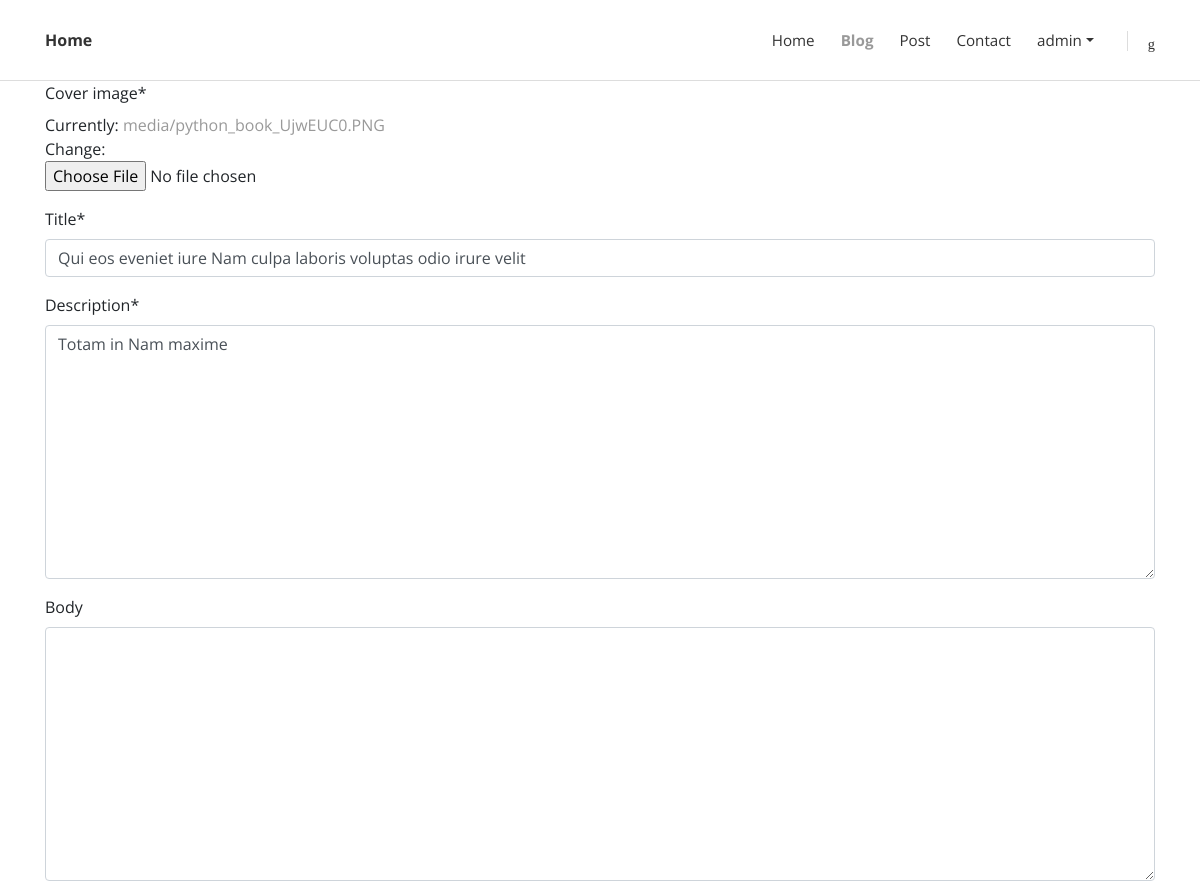
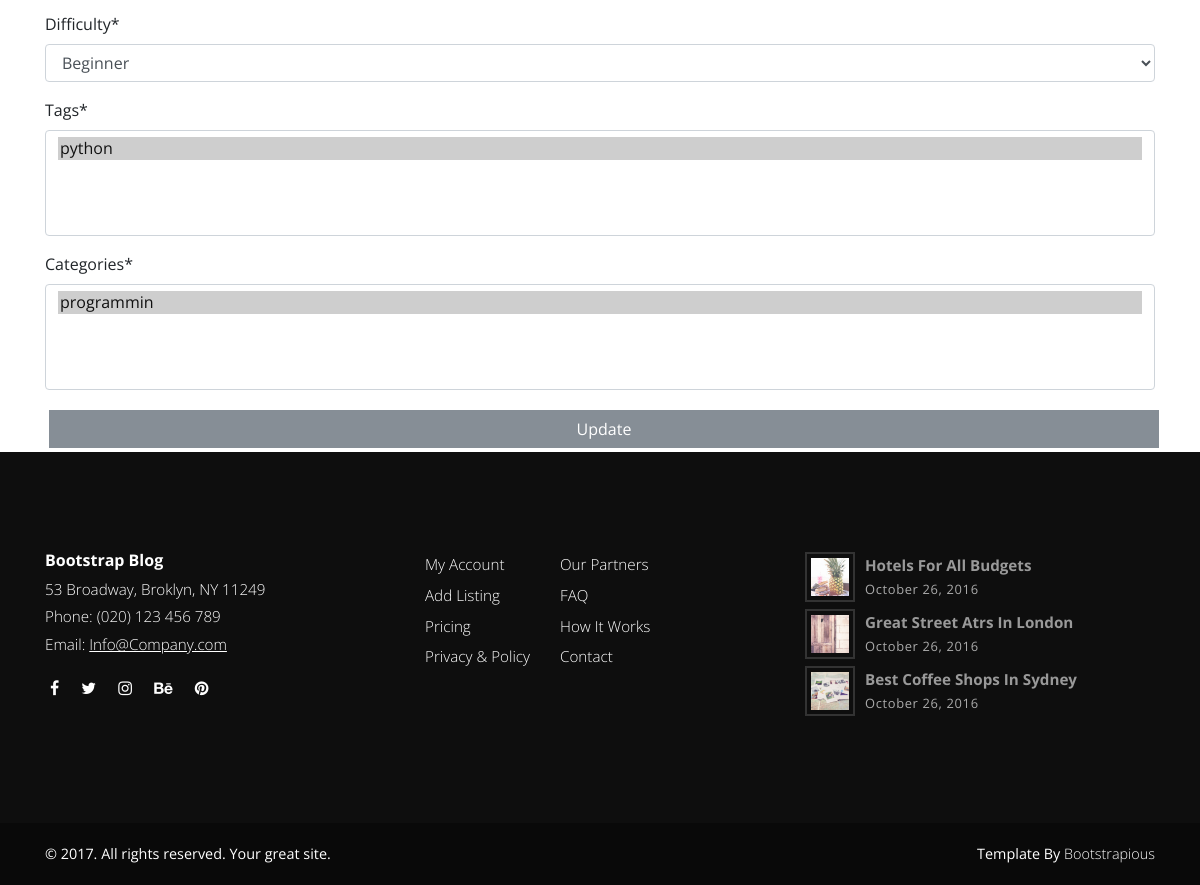
The app's page /blog/edit/1 (signed in), older data (2 pictures, top to bottom).
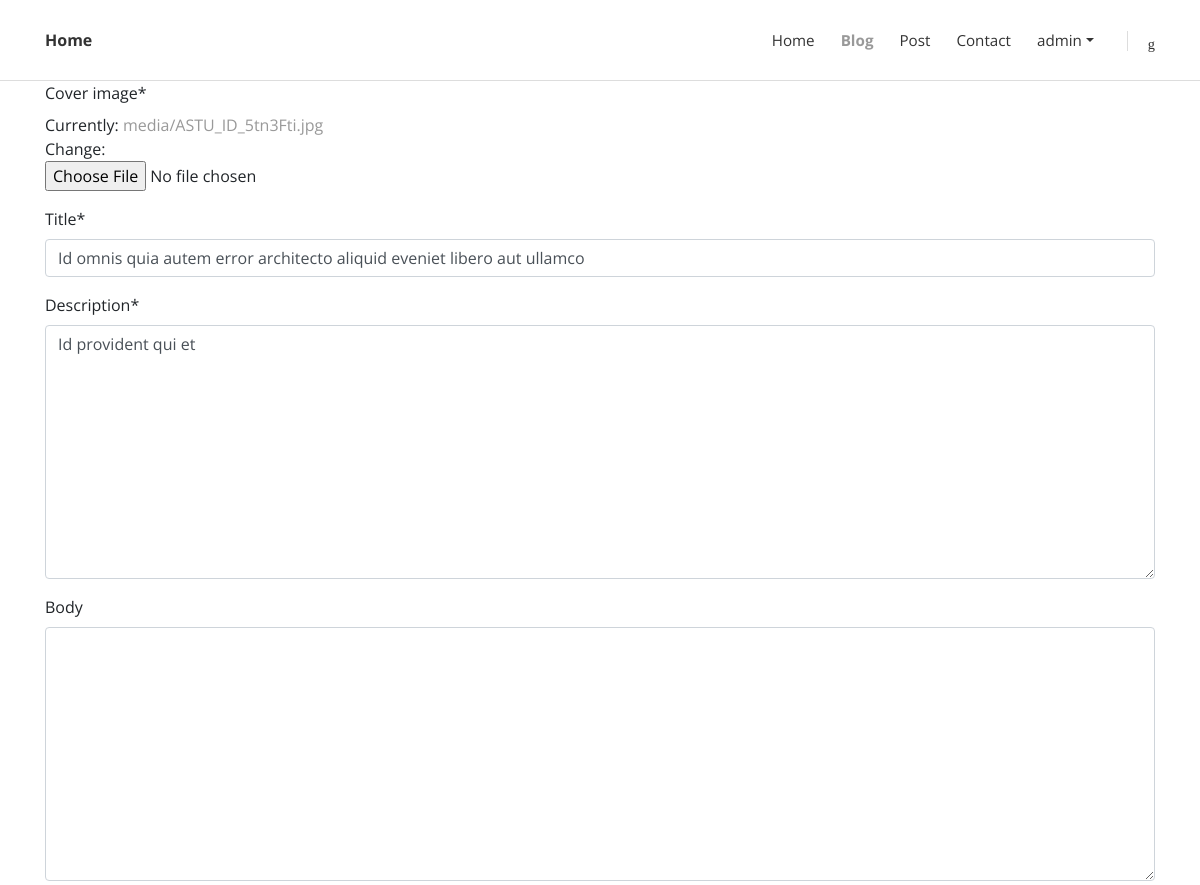
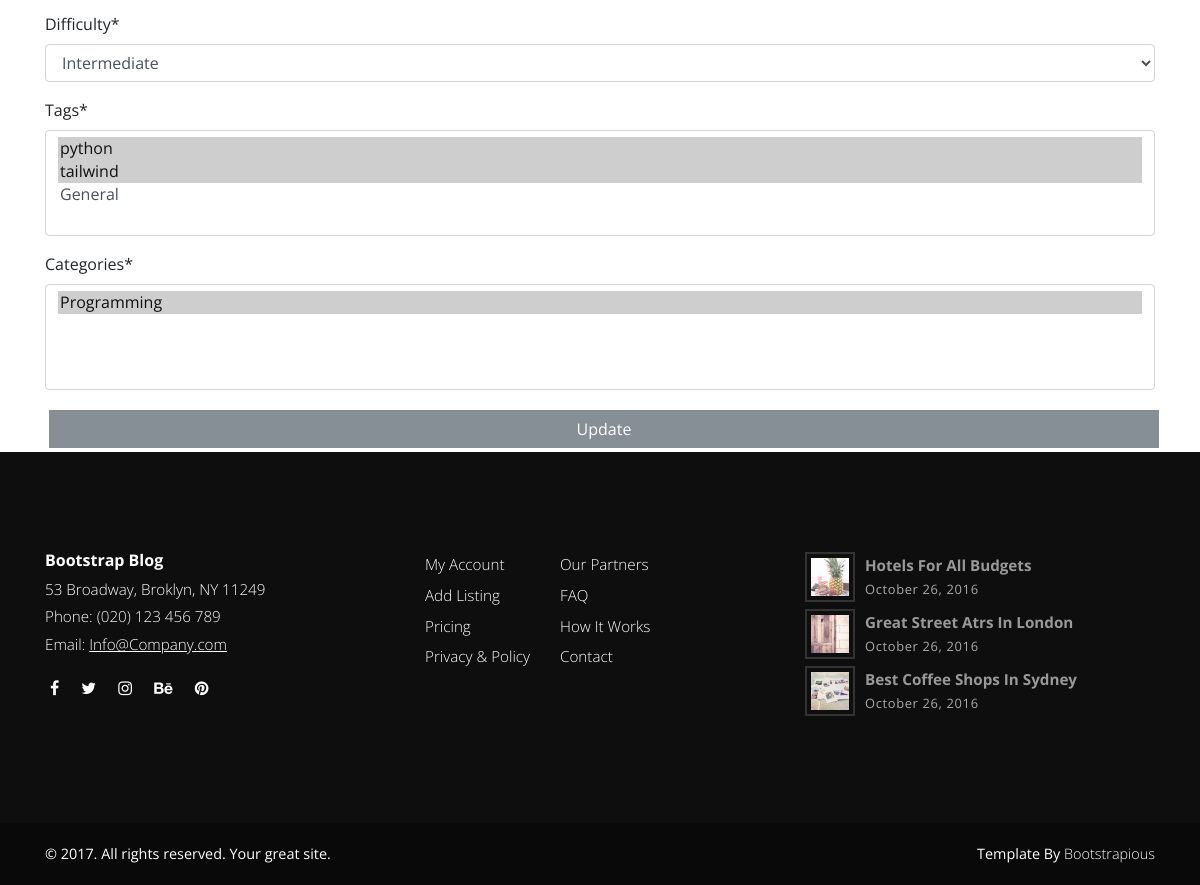
The same page, newer data (2 pictures, top to bottom).
### blog/models.py (models this page shows, shortened)
class Blog(models.Model):
    DIFFICULTY_CHOICES = [
        ('BEG', 'Beginner'),
        ('INT', 'Intermediate'),
        ('AD', 'Advance'),
    ]
    cover_image = models.ImageField(upload_to='media/')
    title = models.CharField(max_length=250)
    description = models.TextField()
    body = RichTextUploadingField(blank=True, null=True)
    created_at = models.DateTimeField(auto_now_add=True)
    updated_at = models.DateTimeField(auto_now=True)
    difficulty = models.CharField(
        max_length=15, choices=DIFFICULTY_CHOICES, default="BEG")
    tags = models.ManyToManyField(Tag, blank=False)
    categories = models.ManyToManyField(Category, blank=False)
    author = models.ForeignKey(User, on_delete=models.CASCADE)
    class Meta:
        ordering=['-updated_at']

### blog/views.py (the view)
# urls.py: path('blog/edit/<int:pk>', views.edit_blog,name='edit-blog'),
@login_required
def edit_blog(request,pk):
    blog = Blog.objects.get(pk=pk)
    form = BlogForm(instance=blog)
    if request.method=='POST':
        form = BlogForm(request.POST, request.FILES,instance=blog)
        if form.is_valid():
            blog.save()
            return redirect('read-blog', blog.pk)
    context={'blog':blog,'form':form}
    return render(request, 'blog/blog_edit.html',context)

### blog/forms.py
class BlogForm(ModelForm):
    class Meta:
        model = Blog
        exclude = ['author']

### blog/models.py (called while the page is built)
    def __str__(self):
        return self.name

    def __str__(self):
        return self.name

### blog/templates/blog/blog_edit.html (shortened to what this page needs)
{% extends 'base.html' %}
{% load crispy_forms_tags %}
{% block content %}
    <div class="container">
        <form action="{%url 'edit-blog' blog.pk %}" method="POST" enctype="multipart/form-data" class="">
            {{form|crispy}}
            <button type="submit" class="form-control btn btn-secondary m-1">Update</button>
        </form>
    </div>
{% endblock content %}

Row changes from the older to the newer data that the page shows:
changed Blog: title "Qui eos eveniet iure Nam culpa laboris voluptas odio irure velit" → "Id omnis quia autem error architecto aliquid eveniet libero aut ullamco"; description "Totam in Nam maxime" → "Id provident qui et"; difficulty "Beginner" → "Intermediate"
Text that changed along with them:
form field tags: "python ☑" → "python ☑ / tailwind ☑ / General"
form field categories: "programmin ☑" → "Programming ☑"
text no longer shown: "Cover image * Currently: media/python_book_UjwEUC0.PNG Change: Title * Description * Body Difficulty * Tags * Categories *"
text now shown: "Cover image * Currently: media/ASTU_ID_5tn3Fti.jpg Change: Title * Description * Body Difficulty * Tags * Categories *"
